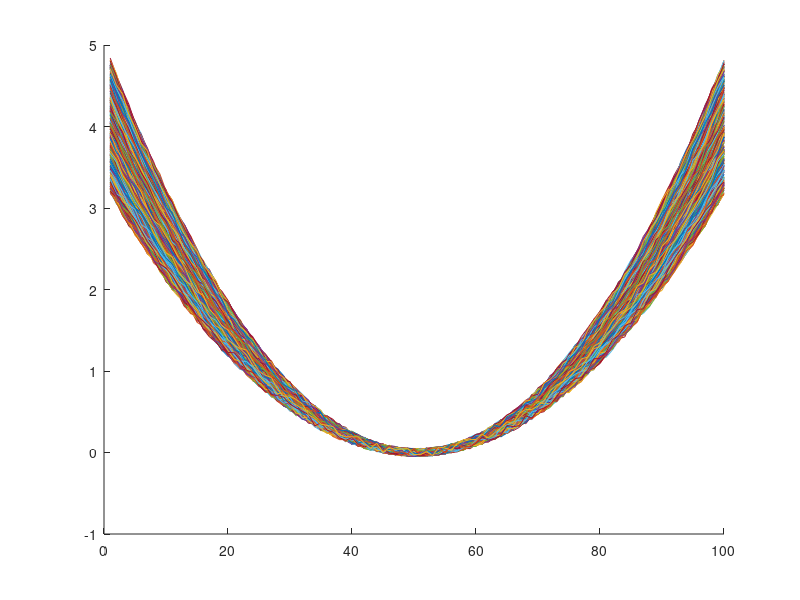
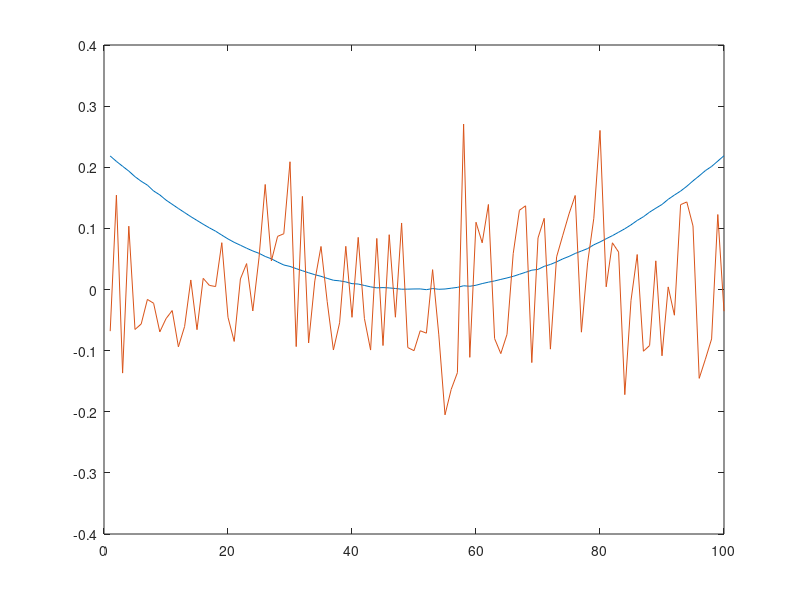

These charts were generated, in order, by the following MATLAB code:
%% PCAsimple.m
% Script for examining how clearly the principal components of stalk
% features can be extracted, given prior visual extraction (i.e. notch
% alone, etc.)
clear;

nvars = 100;     % number of variables (points along shape)
nobs = 500;      % number of observations

DATA = zeros(nobs,nvars);

x = linspace(-2,2,nvars);

for i = 1:nobs
    shapecoeff = unifrnd(-0.2,0.2);
    for j = 1:nvars
        noise = unifrnd(-0.05,0.05);
        DATA(i,j) = (1 + shapecoeff)*x(j)^2 + noise;
    end
end

figure(1);
hold on
for i = 1:nobs
    plot(DATA(i,:));
%     pause(0.01);
end
hold off

[PCAs,coeffs,PCA_variances,tstat,explained,mu] = pca(DATA);

figure(2);
plot(PCAs(:,1))
hold on
plot(PCAs(:,2))